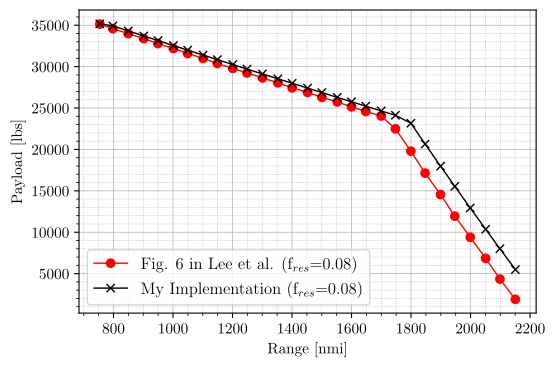

Recreate this plot in Python.
#%%
# runs code as interactive cell 
# https://code.visualstudio.com/docs/python/jupyter-support-py

# IMPORTS #######################################

# plotting
import matplotlib.pyplot as plt
# unit conversion
cm = 1/2.54 # for inches-cm conversion
# time manipulation
from datetime import datetime
# data science
import numpy as np
import pandas as pd

from jetfuelburn.reducedorder import lee_etal
import pint_pandas
pint_pandas.PintType.ureg.setup_matplotlib()
from jetfuelburn import ureg

# SETUP #########################################

plt.rcParams.update({
    "text.usetex": True,
    "font.family": "Arial",
    "font.sans-serif": "Computer Modern",
    'font.size': 11
})

# DATA IMPORT ###################################

# Read CSV data
df_fres_const = pd.read_csv(
    filepath_or_buffer='data/fres_0.08.csv',
    header=0,
    index_col=None
)
df_fres_dist_time = pd.read_csv(
    filepath_or_buffer='data/fres_100nmi+45min.csv',
    header=0,
    index_col=None
)
df_fres_time = pd.read_csv(
    filepath_or_buffer='data/fres_45min.csv',
    header=0,
    index_col=None
)

# DATA MANIPULATION #############################

input_data = {
    'acft':'B732',
    'W_E': 265825*ureg.N,
    'W_MPLD': 156476*ureg.N,
    'W_MTO': 513422*ureg.N,
    'W_MF': 142365*ureg.N,
    'S': 91.09*ureg.m ** 2,
    'C_D0': 0.0214,
    'C_D2': 0.0462,
    'c': (2.131E-4)/ureg.s,
    'h': 9144*ureg.m,
    'V': 807.65*ureg.kph,
}

results = []
for range in df_fres_const['range']:
    dict_results = lee_etal.calculate_fuel_consumption(
        acft=input_data['acft'],
        W_E=input_data['W_E'],
        W_MPLD=input_data['W_MPLD'],
        W_MTO=input_data['W_MTO'],
        W_MF=input_data['W_MF'],
        S=input_data['S'],
        C_D0=input_data['C_D0'],
        C_D2=input_data['C_D2'],
        c=input_data['c'],
        h=input_data['h'],
        V=input_data['V'],
        d=range * ureg.nmi  # Assuming range is in nautical miles
    )
    results.append({
        'range': range,
        'payload': dict_results['mass_payload']
    })

df_results = pd.DataFrame(results).pint.convert_object_dtype()


# FIGURE ########################################

# SETUP ######################

fig, ax = plt.subplots(
    num = 'main',
    nrows = 1,
    ncols = 1,
    dpi = 300,
    figsize=(15*cm, 10*cm), # A4=(210x297)mm,
)

# AXIS LIMITS ################

#ax.set_xlim(1950, 2023)
#ax.set_ylim(10,30)

# TICKS AND LABELS ###########

ax.minorticks_on()
ax.tick_params(axis='x', which='minor', bottom=True)

# GRIDS ######################

ax.grid(which='major', axis='y', linestyle='-', linewidth = 0.5)
ax.grid(which='minor', axis='y', linestyle=':', linewidth = 0.5)

ax.grid(which='major', axis='x', linestyle='-', linewidth = 0.5)
ax.grid(which='minor', axis='x', linestyle=':', linewidth = 0.5)


# AXIS LABELS ################

ax.set_ylabel("Payload [lbs]")
ax.set_xlabel("Range [nmi]")


# PLOTTING ###################

ax.plot(
    df_fres_const['range'],
    df_fres_const['payload'],
    color = 'red',
    linewidth = 1,
    marker='o',
    linestyle = '-',
    label = 'Fig. 6 in Lee et al. (f$_{res}$=0.08)'
)
"""
ax.plot(
    df_fres_dist_time['range'],
    df_fres_dist_time['payload'],
    color = 'green',
    linewidth = 1,
    marker='s',
    linestyle = '-',
    label = '100nmi+45min'
)

ax.plot(
    df_fres_time['range'],
    df_fres_time['payload'],
    color = 'blue',
    linewidth = 1,
    marker='s',
    linestyle = '-',
    label = '45min'
)
"""
ax.plot(
    df_results['range'],
    df_results['payload'].pint.to('lbs'),
    color = 'black',
    linewidth = 1,
    marker='x',
    linestyle = '-',
    label = 'My Implementation (f$_{res}$=0.08)'
)



# LEGEND ####################

ax.legend(
    loc = 'lower left',
    fontsize = 12
)


# EXPORT #########################################

from pathlib import Path

figure_name: str = Path.cwd().stem + '.pdf'
plt.savefig(
    fname = figure_name,
    format="pdf",
    bbox_inches='tight',
    transparent = False
)
